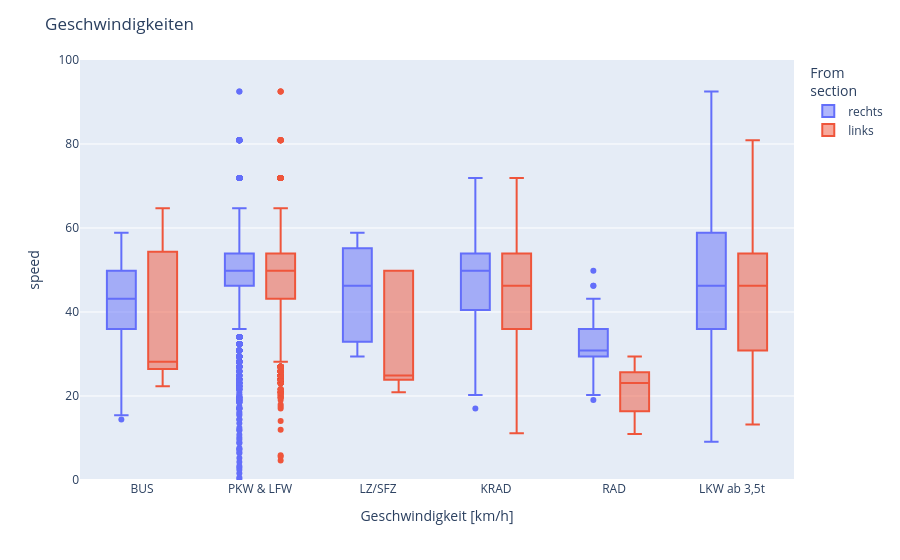

Write notebook code for a chart like this one.
### Markdown cell above
## Calculate and Plot Speeds

### Code cell
speed_calculator = SpeedCalculator(
    CONFIG, events
)

speed_table = speed_calculator.calculate_speeds()
speed_table["road_user_type"]=speed_table["road_user_type"].map(mode_mapper)
fig = px.box(
        speed_table,
        y="speed",
        x="road_user_type",
        color="from_section",
        range_y=[0,100]
    )

fig.update_layout(
            title=f"Geschwindigkeiten",
            xaxis_title="Geschwindigkeit [km/h]",
            legend_title="From<br>section"
        )
        
fig.show()

### Figure 1 — Plotly figure (JSON) as saved in the notebook; plotly's stock layout.template omitted (floating-point values rounded to 4 significant figures; data arrays with more than 128 entries replaced by an {"elided": "..."} marker saying what was removed)
{"data": [{"alignmentgroup": "True", "hovertemplate": "from_section=rechts<br>road_user_type=%{x}<br>speed=%{y}<extra></extra>", "legendgroup": "rechts", "marker": {"color": "#636efa"}, "name": "rechts", "notched": false, "offsetgroup": "rechts", "orientation": "v", "showlegend": true, "type": "box", "x": {"elided": "4648 str values"}, "x0": " ", "xaxis": "x", "y": {"elided": "4648 float values"}, "y0": " ", "yaxis": "y"}, {"alignmentgroup": "True", "hovertemplate": "from_section=links<br>road_user_type=%{x}<br>speed=%{y}<extra></extra>", "legendgroup": "links", "marker": {"color": "#EF553B"}, "name": "links", "notched": false, "offsetgroup": "links", "orientation": "v", "showlegend": true, "type": "box", "x": {"elided": "4440 str values"}, "x0": " ", "xaxis": "x", "y": {"elided": "4440 float values"}, "y0": " ", "yaxis": "y"}], "layout": {"boxmode": "group", "legend": {"title": {"text": "From<br>section"}, "tracegroupgap": 0}, "margin": {"t": 60}, "title": {"text": "Geschwindigkeiten"}, "xaxis": {"anchor": "y", "domain": [0, 1], "title": {"text": "Geschwindigkeit [km/h]"}}, "yaxis": {"anchor": "x", "domain": [0, 1], "range": [0, 100], "title": {"text": "speed"}}}}
